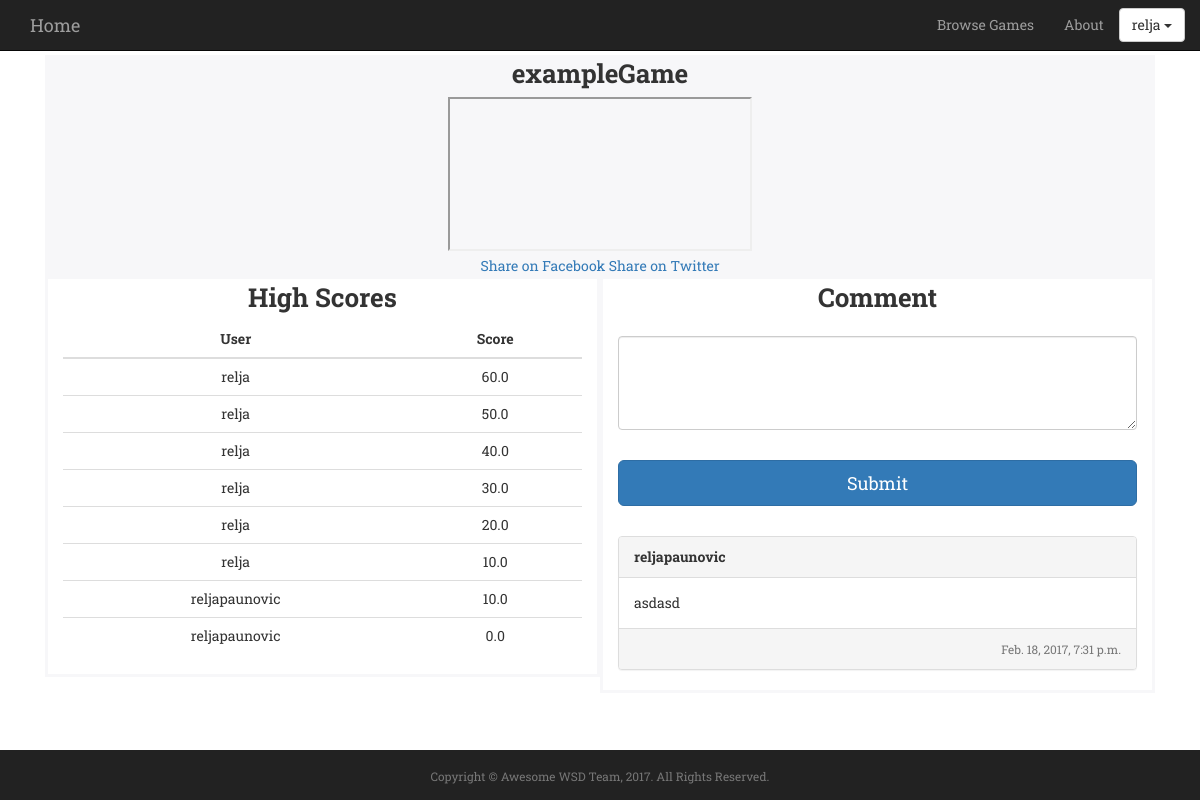
Screenshot of /game/exampleGame/ (signed in) with the database file from the repository.
### awsomeProject/models.py (models this page shows, shortened)
class Game(models.Model):
	Category_Choices = (
		('Action', 'Action'),
		('Adventure', 'Adventure'),
		('Sports', 'Sports'),
		('Strategy', 'Strategy'),
		('Puzzle', 'Puzzle')
	)
	name = models.CharField(max_length=255, unique=True)
	url = models.URLField()
	price = models.FloatField()
	description = models.TextField(max_length=300, default='')
	created = models.DateField(default=now, editable=False)
	category = models.CharField(max_length=20, choices=Category_Choices, default='Action')
	image = CloudinaryField('image')
	""" Informative name for mode """

class Scores(models.Model):
    user = models.ForeignKey(User, on_delete=models.CASCADE)
    game = models.ForeignKey('Game', on_delete=models.CASCADE)
    score = models.FloatField()

class Comment(models.Model):
    user = models.ForeignKey(User, on_delete = models.CASCADE)
    game = models.ForeignKey('Game', on_delete = models.CASCADE)
    commentText = models.TextField()
    created = models.DateTimeField(default=now, editable=False)

### awsomeProject/views.py (the view)
# urls.py: url(r'^game/([0-9a-zA-Z ]+)/$', views.game, name='game'),
@login_required(login_url='/login/')
def game(request, game_name):
    print(request.FILES)
    try:
        game = Game.objects.get(name=game_name)
        gameURL = request.build_absolute_uri(reverse("game", args = (game_name, )))
        print (gameURL)
        scores = Scores.objects.all().filter(game=game).order_by("-score")
        if Transaction.objects.filter(game=game, user=request.user).exists():
            gameBought = True
        else:
            gameBought = False
            if DeveloperGame.objects.filter(user=request.user, game=game).exists():
                gameBought = True
        comments = Comment.objects.all().filter(game=game).order_by("-created")
        userComments = []
        for comment in comments:
            userProfile = UserProfile.objects.filter(user=comment.user).first()
            userComments.append([comment,userProfile])
    except Game.DoesNotExist:
        raise Http404
    return render(request, "game.html", {"game" : game, "scores" : scores, "gameBought" : gameBought, "userComments": userComments, "gameURL" : gameURL})

### awsomeProject/templates/game.html (shortened to what this page needs)
{% extends "base.html" %}
{%load bootstrap %}
{% block main %}
<div class="col-md-12">
	<div class="col-md-12">
		<div class="highlight">
			<label for="game-name" class="section-font control-label col-md-12">{{ game.name }}</label>
			{% if gameBought %}
				<div class="">
					<iframe class="" src="{{ game.url }}" name="game" id="game"></iframe>
				</div>
			{% else %}
				<div class="alert alert-info" role="alert">
					<p> <strong>Oh Shoot!</strong> You need to buy the game to play it.<br/>
						<a type="button" href="{% url 'buyGame' game.name %}" class="btn btn-primary">Buy</a>
					</p>
				</div>
			{% endif %}
      <a href="https://www.facebook.com/sharer/sharer.php?status=Check%20out%20this%20%23AwsomeGame%20called%20%22{{ game.name }}%22%20on%20AwsomeGames%3A%20{{ gameURL }}" target="_blank" class="st_sharethis" st_url="http://sharethis.com" st_title="Sharing is great!">
        Share on Facebook
      </a>
      <a href="https://twitter.com/home?status=Check%20out%20this%20%23AwsomeGame%20called%20%22{{ game.name }}%22%20on%20AwsomeGames%3A%20{{ gameURL }}" target="_blank">
        Share on Twitter
      </a>
		</div>
	</div>
	<div class="col-md-12">
		<div class="bd-example col-md-6" id="highScores">
			<label for="High-scores" class="section-font control-label">High Scores</label>
			<table class="table table-hover">
				<thead class="thead-default">
					<tr>
						<th class="text-center">User</th>
						<th class="text-center">Score</th>
					</tr>
				</thead>
				<tbody>
				{% for item in scores %}
					<tr>
						<td>{{ item.user }}</td>
						<td>{{ item.score }}</td>
					</tr>
				{% endfor %}
				</tbody>
			</table>
		</div>
		<div class="bd-example col-md-6" style="margin-bottom: 10px;">
			<form action="javascript:;" onsubmit="addComment()">
				<label for="add-comment" class="control-label text-center section-font" style="margin-bottom: 20px;">Comment</label>
				<div class=" text-left">
					<textarea class="form-control" rows="4" id="comment"></textarea>
				</div>
				<button type="submit" class="btn btn-primary btn-lg btn-block" style="margin-top: 30px; margin-bottom: 30px">Submit</button>
			</form>
			{% for comment, userProfile in userComments %}
				<div class="text-left">
					<div class="panel panel-default">
						<div class="panel-heading">
							<strong>{{comment.user}}</strong>
						</div>
						<div class="panel-body">
							{{comment.commentText}}
						</div>
						<div class="panel-footer text-right"><span class="text-muted small">{{comment.created}}</span></div>
					</div>
				</div>
			{% endfor %}
		</div>
	</div>
</div>
{% endblock %}

### awsomeProject/templates/base.html (shortened to what this page needs)
<!DOCTYPE html>
<html lang="en">
<head>
	{% load static %}
	<link rel="stylesheet" type="text/css" href="{% static 'css/bootstrap.min.css' %}">
	<link rel="stylesheet" type="text/css" href="{% static 'css/style.css' %}">
</head>
<body>
	<nav class="navbar navbar-inverse navbar-fixed-top" role="navigation" id="mainNav">
		<div class="container">
			<div class="navbar-header">
				<a class="navbar-brand active" href={% url "index" %}>Home</a>
			</div>
			<div class="collapse navbar-collapse" id="bs-example-navbar-collapse-1">
				<ul class="nav navbar-nav navbar-right">
					<li class=""><a href={% url "browseGames" %}>Browse Games</a></li>
					<li class=""><a href={% url "about" %}>About</a></li>
					{% if user.is_authenticated %}
					<li>
						<div class="dropdown" style="margin-top: 8px; pull=right">
							<button class="btn btn-default dropdown-toggle" type="button" id="dropdownMenu1" data-toggle="dropdown" aria-haspopup="true" aria-expanded="true">
							{{ user.username }}
								<span class="caret"></span>
							</button>
						</div>
					</li>
					{% else %}
					<li><a href={% url "login" %}>Login</a></li>
					<li><a href={% url "register" %}>Register</a></li>
					{% endif %}
				</ul>
			</div>
		</div>
	</nav>
	<div class="container text-center main">
		<div class="row">
			<div class="text-center">
			{% block main %}
			{% endblock %}
			</div>
		</div>
	</div>
	<div>
		<div class="container">
			<div class="row">
				<div class="" id="footer">
					<p class="copyright text-muted small text-center" style="margin-top:18px;">Copyright &copy; Awesome WSD Team, 2017. All Rights Reserved.</p>
				</div>
			</div>
		</div>
	</div>
</body>
</html>

### awsomeProject/static/css/style.css (style rules this page uses)
* { @include box-sizing(border-box); }
body { padding-top: 55px; font-family:"Roboto Slab","Helvetica Neue",Helvetica,Arial,sans-serif; }
#footer { position:fixed; left:0px; bottom:0; min-height:50px; width:100%; background-color:#222; border-color: #222; }
a { text-decoration: none !important; }
.section-font { font-size: 16px; }
.main { margin-bottom: 80px; }
.bd-example { border: solid #f7f7f9; border-width: 3px; }
.highlight { background-color: #f7f7f9; }
@media (min-width:500px) { .section-font { font-size: 18px; } }
@media (min-width:500px) { .main { margin-bottom: 70px; } }
@media (min-width: 768px) { .section-font { font-size: 22px; } }
@media (min-width: 768px) { .main { margin-bottom: 70px; } }
@media (min-width:992px) { .section-font { font-size: 26px; } }
@media (min-width:992px) { .main { margin-bottom: 60px; } }

### rows the page displays
Game: name "exampleGame"
Scores: user "relja", score "60.0"
Scores: user "relja", score "50.0"
Scores: user "relja", score "40.0"
Scores: user "relja", score "30.0"
Scores: user "relja", score "20.0"
Scores: user "relja", score "10.0"
Scores: user "reljapaunovic", score "10.0"
Scores: user "reljapaunovic", score "0.0"
Comment: user "reljapaunovic", commentText "asdasd", created "Feb. 18, 2017, 7:31 p.m."

### other values shown
{{ user.username }} "relja"
